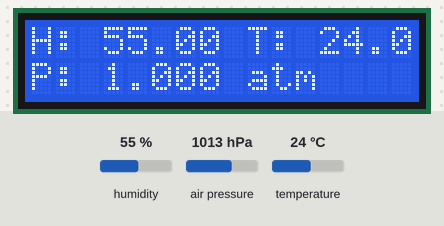
Simulated run of this sketch. Board: Arduino Uno, built with avr-gcc and run on an emulated ATmega328P. Shown: 16×2 character LCD. The test bench sets the inputs (shaded band); at power-on: humidity 55 %, air pressure 1013 hPa, temperature 24 °C. What the sketch prints to the serial monitor is not drawn.

Above: at 1.3 s.
1.4 s: humidity set to 22 %
At 5.7 s:
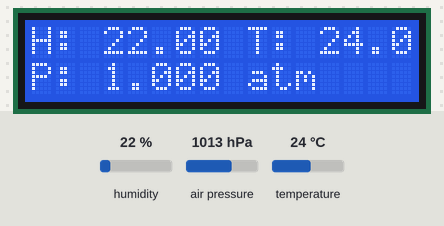
7.4 s: air pressure set to 952 hPa
At 10.9 s:
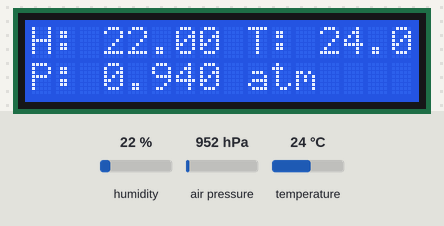
13.4 s: temperature set to 12 °C
At 16.0 s:
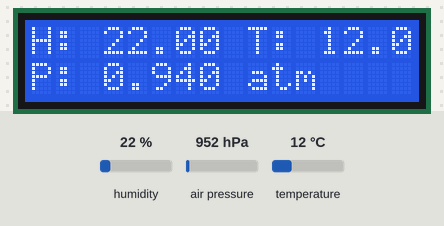
19.4 s: air pressure set to 975 hPa
At 21.2 s:
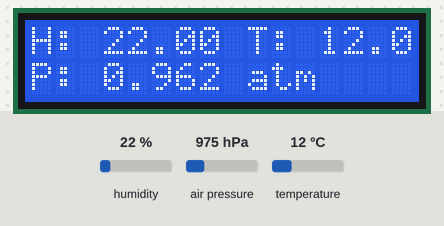
25.4 s: humidity set to 40 %
At 31.5 s:
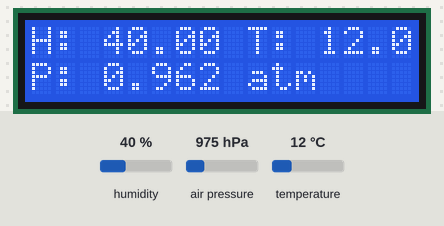
31.8 s: air pressure set to 1000 hPa
At 36.8 s:
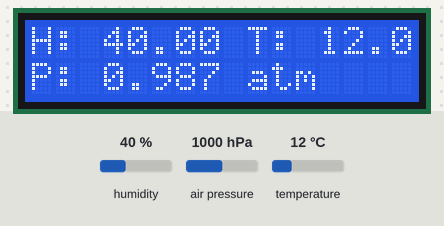
Timing chart, 0 to 38.3 s (numbered marks = the images above; inputs shaded):
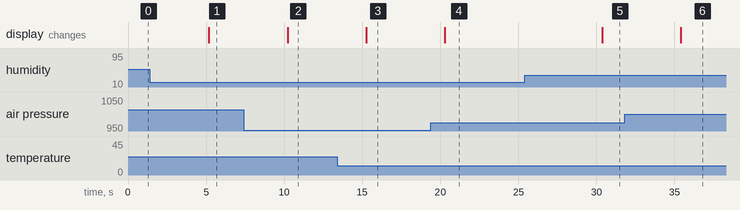

The sketch:

weather_station.ino
```cpp
#include <Wire.h>
#include <LiquidCrystal_I2C.h>
#include <Adafruit_BMP085.h>
#include <DHT.h>

const int lcd_address = 0x27; //address is either 0x27 or 0x3F

DHT dht(2, DHT22); //(pin, type); type is either DHT11, DHT22, DHT21
LiquidCrystal_I2C lcd(lcd_address, 16, 2); //(address, columns, rows)
Adafruit_BMP085 bmp;

void displayText(String top, String bottom) {
  //note, this will cut off at a row string is longer than 16 characters
  lcd.setCursor(0,0);
  lcd.print(top);
  lcd.setCursor(0,1);
  lcd.print(bottom);
}

void setup() {
  //setup serial
  Serial.begin(9600);
  Serial.println("--- Arduino Weather Station ---");

  //setup LCD
  Serial.println("Setting up LCD...");

  lcd.init();
  lcd.backlight();
  displayText("Weather Station", "by: Axl & Gian");

  //setup BMP180 & DHT22
  Serial.println("Setting up DHT22 and BMP180...");
  if (!bmp.begin()) { Serial.println("Error in initializing BMP180 sensor."); }
  else { Serial.println("Setting up BMP180 done!"); }

  Serial.println("Setting up DHT22 done!");
}

void loop() {
  //read DHT22 data
  float humidity = dht.readHumidity();
  float temperature = dht.readTemperature();
  if (isnan(humidity)) {Serial.println("DHT22 ERROR: Failed to read humidity!"); humidity = -99; }
  if (isnan(temperature)) {Serial.println("DHT22 ERROR: Failed to read temperature!"); temperature = -99; };

  //read BMP180 data
  float pressure = bmp.readPressure();
  if (isnan(pressure)) {Serial.println("BMP180 ERROR: Failed to read air pressure!"); pressure = 0; }

  lcd.clear();
  String top_text = "H: " + String(humidity) + " T: " + String(temperature);
  String bottom_text = "P: " + String(pressure/101325, 3) + " atm";
  displayText(top_text, bottom_text);

  delay(5000); //dht22 requires 2 seconds of delay, but we'll just do it at 5 seconds since it doesnt need to be reading that often


}
```

Measured:
- after the input at 1.4 s, the display: changes after 3.8 s (image 1)
- after the input at 7.4 s, the display: changes after 2.8 s (image 2)
- after the input at 13.4 s, the display: changes after 1.9 s (image 3)
- after the input at 19.4 s, the display: changes after 0.90 s (image 4)
- after the input at 25.4 s, the display: changes after 5.0 s (image 5)
- after the input at 31.8 s, the display: changes after 3.6 s (image 6)
